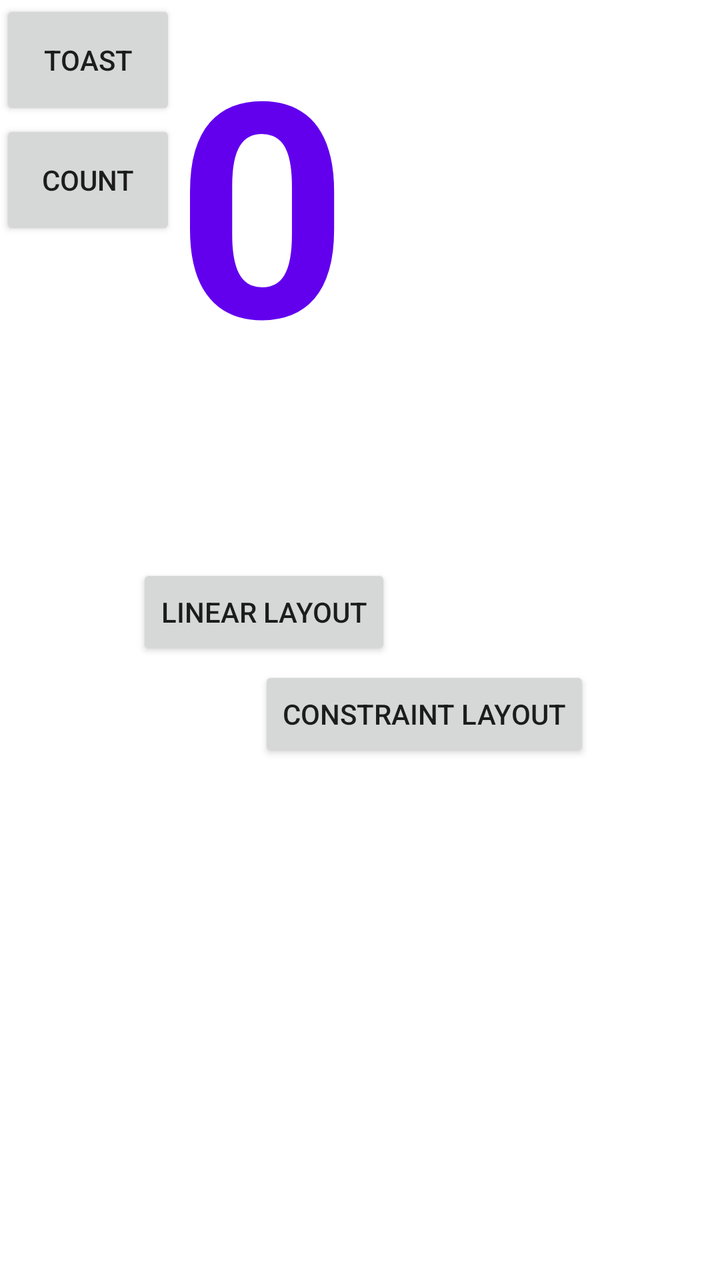
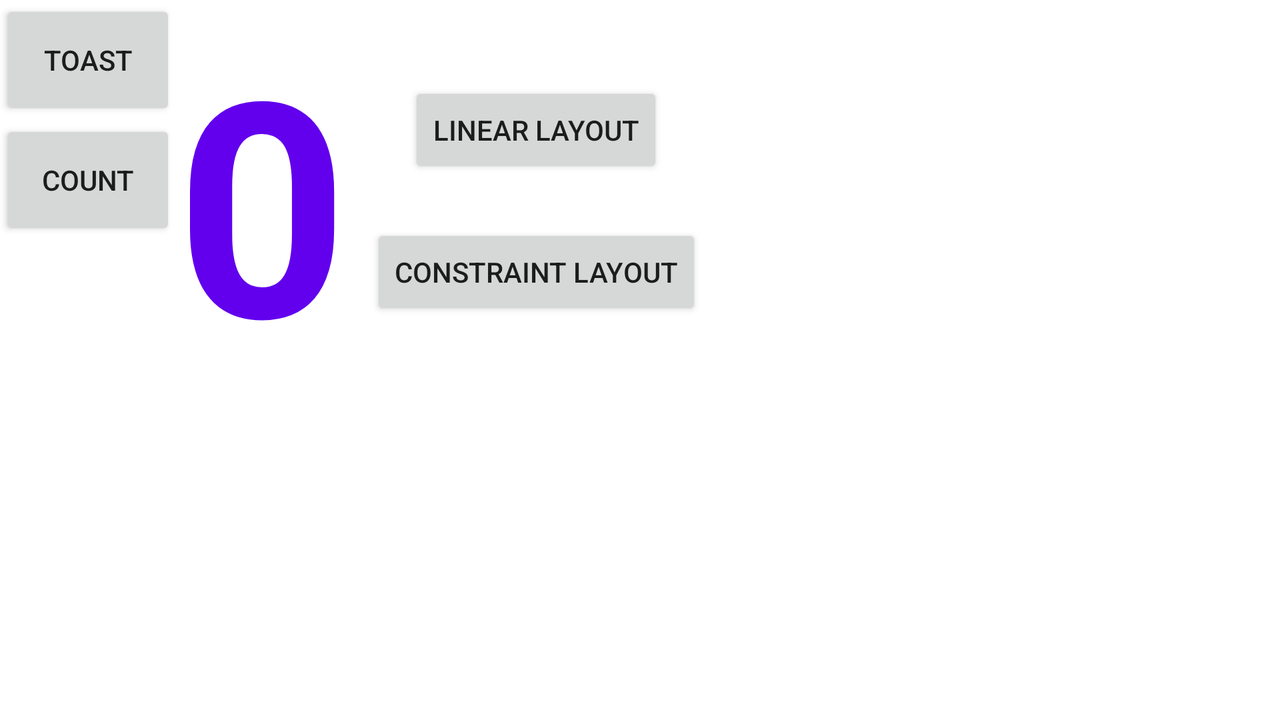

Two renders of one Android screen. The first uses the default layout on a phone; the second uses the alternative layout the repository ships for a different screen configuration, on a matching device. The two XML files are below.
<!-- AndroidManifest.xml: application theme Theme.Task12B -->
<!-- res/layout/activity_relative_layout.xml -->
<?xml version="1.0" encoding="utf-8"?>
<RelativeLayout xmlns:android="http://schemas.android.com/apk/res/android"
    android:layout_width="match_parent"
    android:layout_height="match_parent"
    android:layout_margin="40sp"
    android:gravity="fill_vertical">


    <Button
        android:id="@+id/button_toast"
        android:layout_width="wrap_content"
        android:layout_height="wrap_content"
        android:height="60sp"
        android:text="Toast" />


    <TextView
        android:id="@+id/show_count"
        android:layout_width="226dp"
        android:layout_height="213dp"
        android:layout_toEndOf="@+id/button_toast"
        android:height="200sp"
        android:background="@color/yellow"
        android:text="0"
        android:textColor="@color/purple_500"
        android:textSize="150sp"
        android:textStyle="bold" />

    <Button
        android:id="@+id/button_count"
        android:layout_width="wrap_content"
        android:layout_height="wrap_content"
        android:layout_below="@+id/button_toast"
        android:height="60sp"
        android:text="Count" />

    <Button
        android:id="@+id/goToLinearLayout"
        android:layout_width="wrap_content"
        android:layout_height="wrap_content"
        android:layout_below="@+id/show_count"
        android:layout_marginStart="-246dp"
        android:layout_marginTop="69dp"
        android:layout_toEndOf="@+id/show_count"
        android:text="Linear Layout" />

    <Button
        android:id="@+id/goToConstraintLayout"
        android:layout_width="wrap_content"
        android:layout_height="wrap_content"
        android:layout_below="@+id/goToLinearLayout"
        android:layout_alignParentEnd="true"
        android:layout_centerHorizontal="true"
        android:layout_marginTop="3dp"
        android:layout_marginEnd="65dp"
        android:text="Constraint Layout" />

</RelativeLayout>
<!-- resources referenced by this layout -->
<resources>
  <style name="Theme.Task12B" parent="Theme.MaterialComponents.DayNight.DarkActionBar">
          
          <item name="colorPrimary">@color/purple_500</item>
          <item name="colorPrimaryVariant">@color/purple_700</item>
          <item name="colorOnPrimary">@color/white</item>
          
          <item name="colorSecondary">@color/teal_200</item>
          <item name="colorSecondaryVariant">@color/teal_700</item>
          <item name="colorOnSecondary">@color/black</item>
          
          <item name="android:statusBarColor">?attr/colorPrimaryVariant</item>
          
      </style>
</resources>
<!-- res/layout-land/activity_relative_layout.xml (the author's variant of the layout above) -->
<!-- drawn on the phone turned sideways -->
<?xml version="1.0" encoding="utf-8"?>
<RelativeLayout xmlns:android="http://schemas.android.com/apk/res/android"
    android:layout_width="match_parent"
    android:layout_height="match_parent"
    android:layout_margin="40sp"
    android:gravity="fill_vertical">


    <Button
        android:id="@+id/button_toast"
        android:layout_width="wrap_content"
        android:layout_height="wrap_content"
        android:height="60sp"
        android:text="Toast" />


    <TextView
        android:id="@+id/show_count"
        android:layout_width="wrap_content"
        android:layout_height="wrap_content"
        android:layout_toEndOf="@+id/button_toast"
        android:height="200sp"
        android:background="@color/yellow"
        android:text="0"
        android:textColor="@color/purple_500"
        android:textSize="150sp"
        android:textStyle="bold" />

    <Button
        android:id="@+id/button_count"
        android:layout_width="wrap_content"
        android:layout_height="wrap_content"
        android:layout_below="@+id/button_toast"
        android:height="60sp"
        android:text="Count" />

    <Button
        android:id="@+id/goToLinearLayout"
        android:layout_width="wrap_content"
        android:layout_height="wrap_content"
        android:layout_alignParentTop="true"
        android:layout_marginStart="30dp"
        android:layout_marginTop="41dp"
        android:layout_toEndOf="@+id/show_count"
        android:text="Linear Layout" />

    <Button
        android:id="@+id/goToConstraintLayout"
        android:layout_width="wrap_content"
        android:layout_height="wrap_content"
        android:layout_below="@+id/goToLinearLayout"
        android:layout_marginStart="11dp"
        android:layout_marginTop="23dp"
        android:layout_toEndOf="@+id/show_count"
        android:text="Constraint Layout" />

</RelativeLayout>
